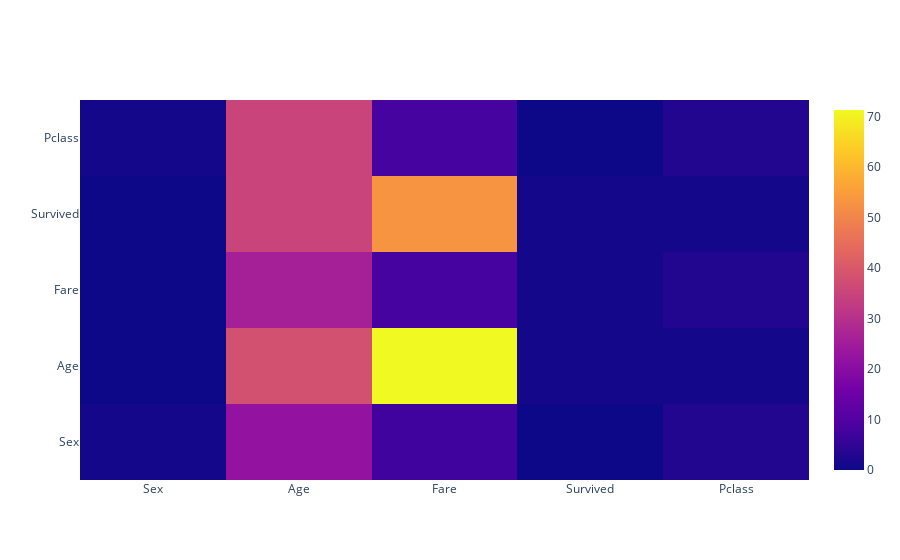

Here is the notebook cell this chart was saved with:
### Code cell
# Checking correlation between features to understand relative trends/comparisons before feature engine
datacorr = titanic.loc[:,["Sex","Age", "Fare","Survived","Pclass"]]
trace = go.Heatmap(z = datacorr, x = datacorr.columns, y = datacorr.columns)
iplot([trace])

### Figure 1 — Plotly figure (JSON) as saved in the notebook; plotly's stock layout.template omitted (floating-point values rounded to 4 significant figures; data arrays with more than 128 entries replaced by an {"elided": "..."} marker saying what was removed)
{"data": [{"type": "heatmap", "x": ["Sex", "Age", "Fare", "Survived", "Pclass"], "y": ["Sex", "Age", "Fare", "Survived", "Pclass"], "z": {"elided": "891x5 mixed values"}}], "layout": {}}
